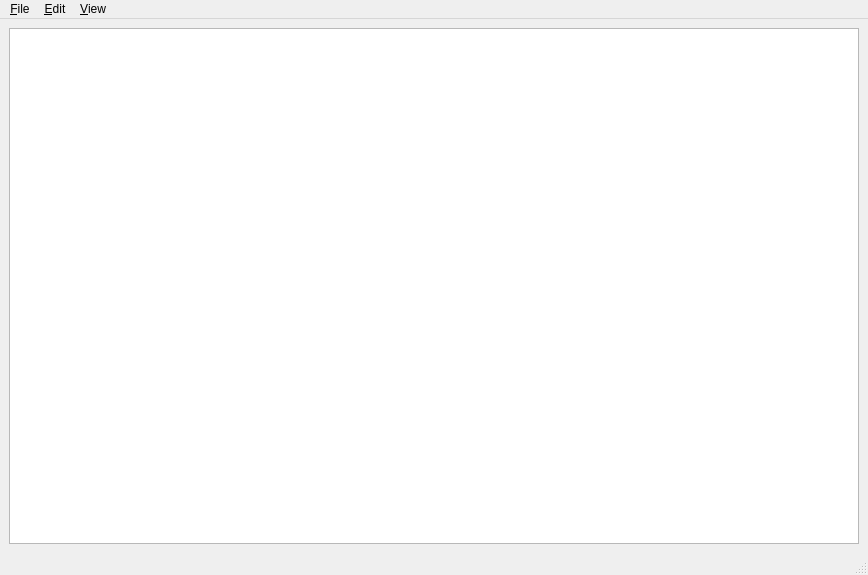
<?xml version="1.0" encoding="UTF-8"?>
<ui version="4.0">
 <class>MainWindow</class>
 <widget class="QMainWindow" name="MainWindow">
  <property name="geometry">
   <rect>
    <x>0</x>
    <y>0</y>
    <width>868</width>
    <height>575</height>
   </rect>
  </property>
  <property name="windowTitle">
   <string>MainWindow</string>
  </property>
  <widget class="QWidget" name="centralwidget">
   <layout class="QGridLayout" name="gridLayout">
    <item row="0" column="0">
     <widget class="QGraphicsView" name="graphicsView">
      <property name="sizePolicy">
       <sizepolicy hsizetype="Expanding" vsizetype="Expanding">
        <horstretch>2</horstretch>
        <verstretch>0</verstretch>
       </sizepolicy>
      </property>
      <property name="whatsThis">
       <string>The plot is shown in this area</string>
      </property>
     </widget>
    </item>
   </layout>
  </widget>
  <widget class="QStatusBar" name="statusbar"/>
  <widget class="QMenuBar" name="menuBar">
   <property name="geometry">
    <rect>
     <x>0</x>
     <y>0</y>
     <width>868</width>
     <height>21</height>
    </rect>
   </property>
   <widget class="QMenu" name="menu_File">
    <property name="title">
     <string>&amp;File</string>
    </property>
    <addaction name="action_New"/>
    <addaction name="action_Import"/>
    <addaction name="separator"/>
    <addaction name="action_Exit"/>
   </widget>
   <widget class="QMenu" name="menu_Edit">
    <property name="title">
     <string>&amp;Edit</string>
    </property>
    <addaction name="action_Simplify_layout"/>
   </widget>
   <widget class="QMenu" name="menu_View">
    <property name="title">
     <string>&amp;View</string>
    </property>
    <addaction name="action_Preferences"/>
   </widget>
   <addaction name="menu_File"/>
   <addaction name="menu_Edit"/>
   <addaction name="menu_View"/>
  </widget>
  <action name="action_New">
   <property name="text">
    <string>&amp;New</string>
   </property>
  </action>
  <action name="action_Import">
   <property name="text">
    <string>&amp;Import</string>
   </property>
  </action>
  <action name="action_Exit">
   <property name="text">
    <string>E&amp;xit</string>
   </property>
  </action>
  <action name="action_Preferences">
   <property name="text">
    <string>&amp;Preferences</string>
   </property>
  </action>
  <action name="action_Simplify_layout">
   <property name="text">
    <string>&amp;Simplify layout</string>
   </property>
  </action>
 </widget>
 <resources>
  <include location="Resources.qrc"/>
 </resources>
 <connections/>
</ui>
